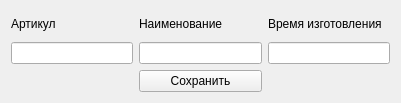
<?xml version="1.0" encoding="UTF-8"?>
<ui version="4.0">
 <class>Form</class>
 <widget class="QWidget" name="Form">
  <property name="geometry">
   <rect>
    <x>0</x>
    <y>0</y>
    <width>401</width>
    <height>103</height>
   </rect>
  </property>
  <property name="windowTitle">
   <string>Добавление номенклатуры</string>
  </property>
  <layout class="QGridLayout" name="gridLayout">
   <item row="1" column="2">
    <widget class="QLineEdit" name="lineEdit_time_references"/>
   </item>
   <item row="2" column="1">
    <layout class="QHBoxLayout" name="horizontalLayout">
     <item>
      <widget class="QPushButton" name="pushButton_save">
       <property name="text">
        <string>Сохранить</string>
       </property>
      </widget>
     </item>
    </layout>
   </item>
   <item row="1" column="0">
    <widget class="QLineEdit" name="lineEdit_article"/>
   </item>
   <item row="1" column="1">
    <widget class="QLineEdit" name="lineEdit_name"/>
   </item>
   <item row="0" column="0">
    <widget class="QLabel" name="label">
     <property name="text">
      <string>Артикул</string>
     </property>
    </widget>
   </item>
   <item row="0" column="1">
    <widget class="QLabel" name="label_2">
     <property name="text">
      <string>Наименование</string>
     </property>
    </widget>
   </item>
   <item row="0" column="2">
    <widget class="QLabel" name="label_3">
     <property name="text">
      <string>Время изготовления</string>
     </property>
    </widget>
   </item>
  </layout>
 </widget>
 <resources/>
 <connections/>
</ui>
